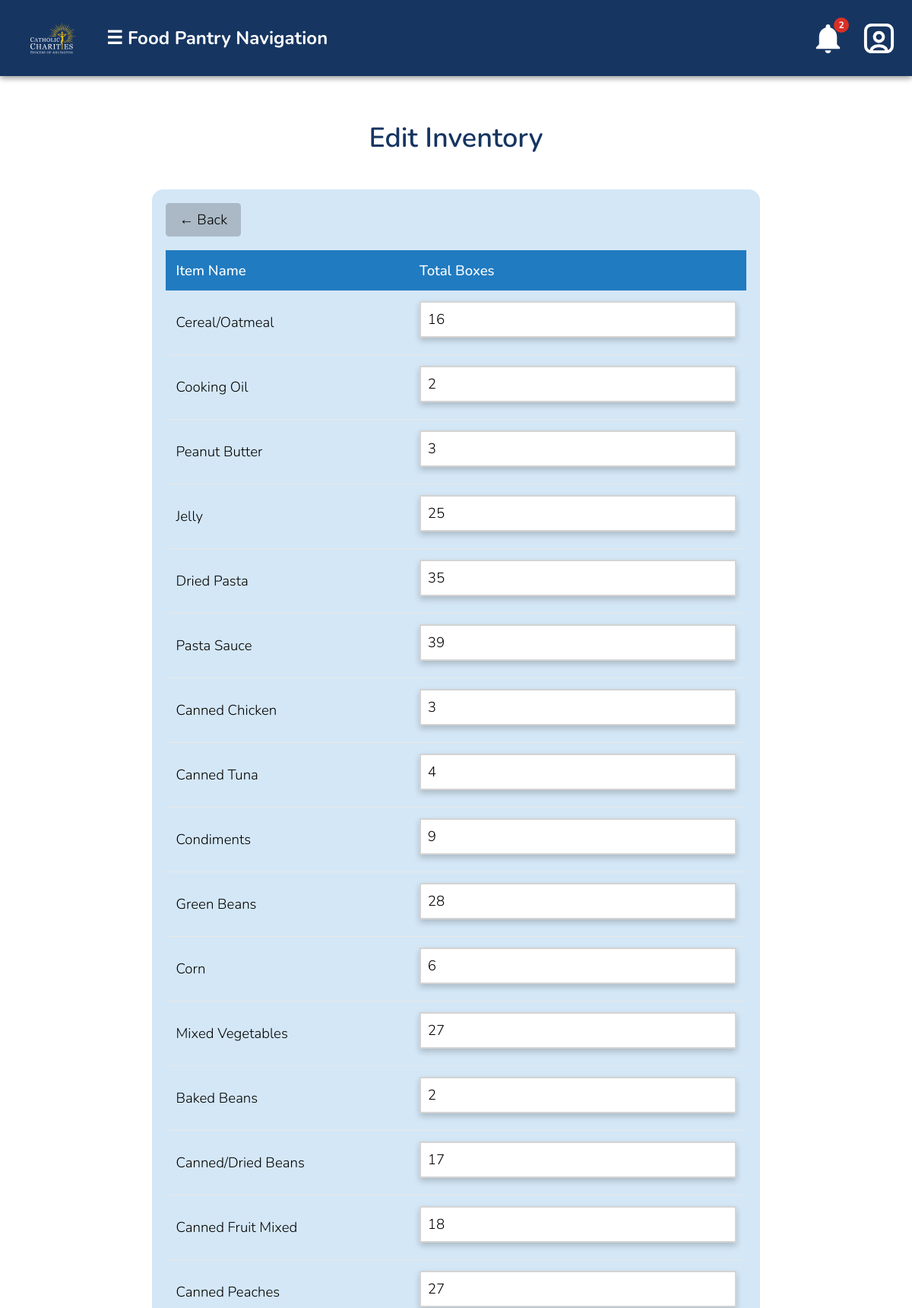
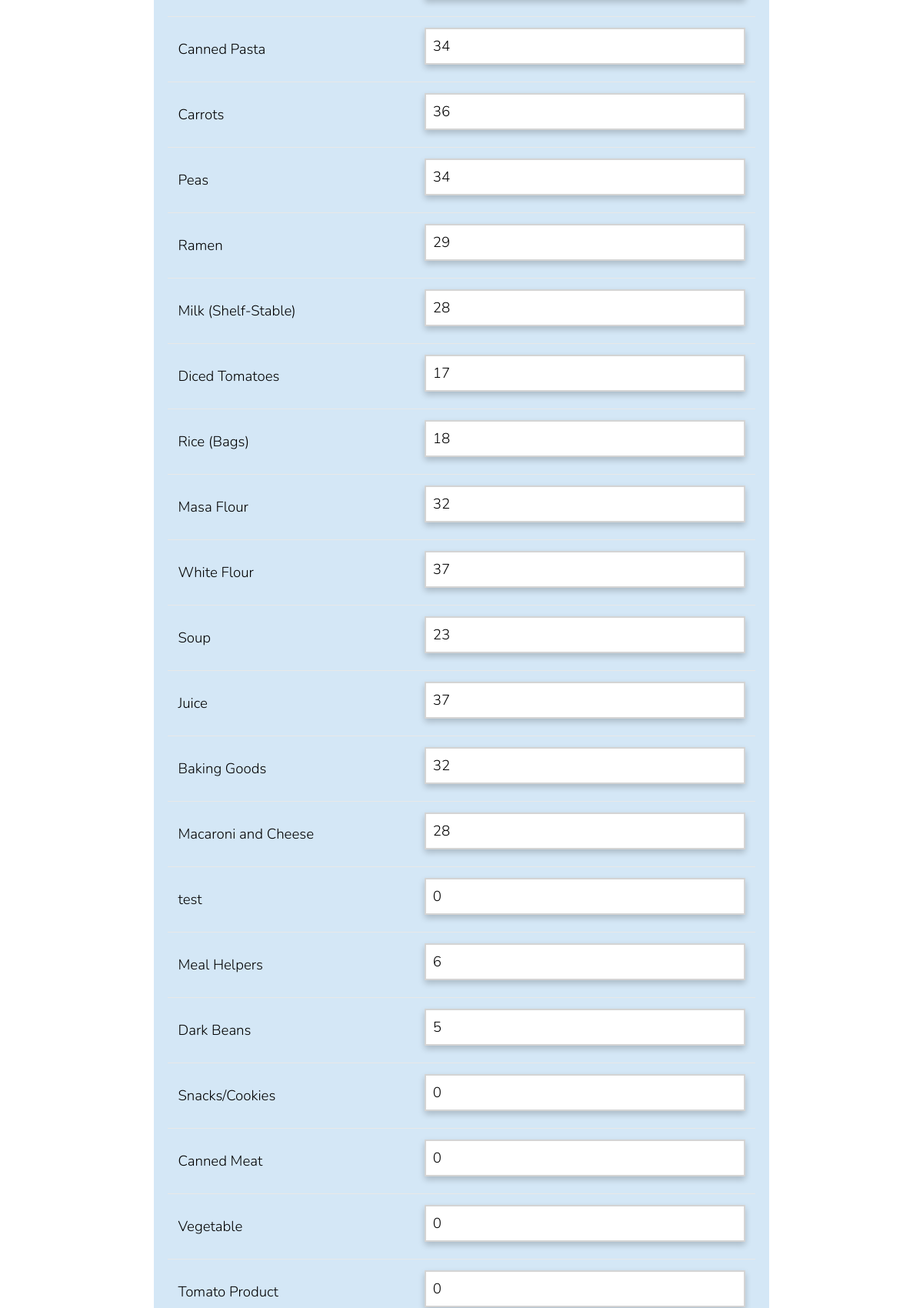
Screenshot of /editInventory.php (signed in, upper part) with the database file from the repository (2 pictures, top to bottom).
### tables this page shows
CREATE TABLE `dbinventory` (
  `id` int(11) NOT NULL,
  `item_category_id` int(11) NOT NULL,
  `category_name` varchar(100) NOT NULL,
  `current_quantity` int(11) NOT NULL,
  `minimum_quantity` int(11) NOT NULL,
  `allocated_quantity` int(11) NOT NULL
);

### database/dbInventory.php (called while the page is built, shortened)
<?php
include_once(dirname(__FILE__).'/../domain/InventoryItem.php');
include_once(dirname(__FILE__).'/dbNotifications.php');
function getAllInventoryItems() {
    $con = connect();
    $query = "SELECT * FROM dbinventory ORDER BY id";
    $result = mysqli_query($con, $query);
    $inventoryItems = array();
    while ($row = mysqli_fetch_assoc($result)) {
        $inventoryItem = new InventoryItem($row['id'], $row['item_category_id'], $row['category_name'], $row['current_quantity'], $row['minimum_quantity'], $row['allocated_quantity']);
        $inventoryItems[] = $inventoryItem;
    }
    return $inventoryItems;
}

### domain/InventoryItem.php (called while the page is built, shortened)
<?php
class InventoryItem {
    private $id;
    private $category_name;
    private $current_quantity;
    function __construct($id, $item_category_id, $category_name, $current_quantity, $minimum_quantity, $allocated_quantity) {
        $this->id = $id;
        $this->category_name = $category_name;
        $this->current_quantity = $current_quantity;
    }
    function getId() {
        return $this->id;
    }
    function getCategoryName() {
        return $this->category_name;
    }
    function getCurrentQuantity() {
        return $this->current_quantity;
    }
}

### editInventory.php (the view, shortened to what this page needs)
<?php
    require_once('database/dbInventory.php');
    $items = getAllInventoryItems();
?>
<!DOCTYPE html>
<html>
<head>
    <?php require_once('universal.inc') ?>
</head>
<pageheader>
    <h1 class="title" style="margin-bottom: 0;">Edit Inventory</h1>
</pageheader>
<body>
    <?php require_once('header.php') ?>
    <main class="edit-container">
        <a href="inventory.php" class="back-btn" style="margin-top: 0;">← Back</a>
        <form method="POST">
            <table class="modify-table">
                <thead>
                    <tr>
                        <th>Item Name</th>
                        <th>Total Boxes</th>
                    </tr>
                </thead>
                <tbody>
                    <?php foreach($items as $item): ?>
                        <tr>
                            <td><?= htmlspecialchars($item->getCategoryName()) ?></td>
                            <td>
                                <input type="number"
                                       name="total_boxes_<?= $item->getId() ?>"
                                       value="<?= htmlspecialchars($item->getCurrentQuantity()) ?>"
                                       min="0"
                                       class="updateInv-qty">
                            </td>
                        </tr>
                    <?php endforeach; ?>
                </tbody>
            </table>
        </form>
    </main>
</body>
</html>

### css/base.css (style rules this page uses)
html, body, header, main, footer, div, span, p, h1, h2, h3, h4, h5, h6, ul, ol, li, input, select, textarea, form, section, label, table, td, tr, th, form, fieldset, em, button, a { padding: 0; margin: 0; font-size: inherit; font-family: inherit; font-weight: inherit; text-decoration: none; font-style: normal; box-sizing: border-box; text-align: left; list-style-type: none; border-spacing: 0; }
:root { --page-background-color: white; --page-font-color: black; --inactive-font-color: #d0d0d0; --inactive-background-color: rgb(31,31,33); --standout-background: #fafafa; --happy-toast-background-color: #5D7E61; --happy-toast-font-color: rgb(255, 255, 255); --info-toast-background-color: #2f2f2f; --info-toast-font-color: white; --error-toast-background-color: #A66654; --error-toast-font-color: rgb(255, 255, 255); --shadow-and-border-color: #e8e8e8; --main-color: #207BC1; --accent-color: #EABD3C; --secondary-accent-color: #163561; --wv-accent-color: #111111; --wv-accent-foreground: #ffffff; --wv-bg-light: #ffffff; --wv-text-dark: #111111; --wv-muted-text: #6b6b6b; --calendar-event-color: #333333; --calendar-event-color-hover: #000000; --calendar-today-border: 2px solid #000000; --button-font-color: #ffffff; --button-padding: 0.5rem 1.5rem; --button-border-radius: 0.25rem; --standard-border: 1px solid #111111; --light-border: 1px solid #e5e5e5; --text-field-border: 2px solid #d4d4d4; --cancel-button-background-color: #000000; --error-color: #000000; font-size: 18px; font-family: 'Montserrat'; font-weight: 300; font-size: 18px; font-family: 'Montserrat'; font-weight: 300; font-size: 18px; font-family: 'Montserrat'; font-weight: 300; font-size: 18px; font-family: 'Montserrat'; font-weight: 300; }
body { background-color: var(--page-background-color); color: var(--page-font-color); font-family: 'Montserrat'; }
main:not(.login):not(.calendar-view):not(.dashboard) { padding: 1rem; }
input[type=text], input[type=password], input[type=date], input[type=email], input[type=number], input[type=tel], select, textarea, .pseudo-input, .pseudo-input-disabled { border: var(--text-field-border); border-radius: 0; padding: 0.5rem; width: 100%; background-color: var(--page-background-color); margin-bottom: 0.5rem; scroll-margin: 7.5rem; box-shadow: 0px 4px 8px rgba(0,0,0,0.2); color: black; }
h1 { font-size: 1.5rem; font-weight: 500; margin-bottom: 2rem; background-color: var(#4d98f3); color: var(--secondary-accent-color); width: 100%; text-align: center; padding: 1rem; }

### editInventory.php (style rules this page uses)
pageheader { margin-top: 3rem; display: flex; justify-content: center; align-items: center; }
.title { text-align: center; height: 3.5rem; width:auto; font-size: 2rem; font-weight: 600; color: var(--secondary-accent-color); padding-top: .4rem; border-radius: 10px; background-color: #ffffffee; }
.edit-container { max-width: 800px; margin: 2rem auto; padding: 1.5rem; background-color: #D4E7F6; border-radius: 15px; }
.modify-table { width: 100%; border-collapse: collapse; margin-bottom: 1.5rem; }
.modify-table th { background-color: var(--main-color); color: var(--button-font-color); padding: 0.75rem; text-align: left; font-weight: 500; position: sticky; top: 100px; }
.modify-table td { padding: 0.75rem; border-bottom: 1px solid var(--shadow-and-border-color); color: var(--page-font-color); }
.updateInv-qty { width: 80px; box-sizing: border-box; padding: 0.4rem 0.6rem; border: 1px solid var(--shadow-and-border-color); border-radius: 0.25rem; background-color: rgba(0,0,0,0.05); color: var(--page-font-color); }
.back-btn { display: inline-block; margin-bottom: 1rem; padding: 0.5rem 1rem; background-color: rgba(0,0,0,0.2); color: var(--page-font-color); text-decoration: none; border-radius: 0.25rem; }

### rows the page displays
dbinventory: category_name "Cereal/Oatmeal", current_quantity "16"
dbinventory: category_name "Cooking Oil", id+current_quantity "2"
dbinventory: category_name "Peanut Butter", id+current_quantity "3"
dbinventory: category_name "Jelly", current_quantity "25"
dbinventory: category_name "Dried Pasta", current_quantity "35"
dbinventory: category_name "Pasta Sauce", current_quantity "39"
dbinventory: category_name "Canned Chicken", current_quantity "3"
dbinventory: category_name "Canned Tuna", current_quantity "4"
dbinventory: category_name "Condiments", id+current_quantity "9"
dbinventory: category_name "Green Beans", current_quantity "28"
dbinventory: category_name "Corn", current_quantity "6"
dbinventory: category_name "Mixed Vegetables", current_quantity "27"
dbinventory: category_name "Baked Beans", current_quantity "2"
dbinventory: category_name "Canned/Dried Beans", current_quantity "17"
dbinventory: category_name "Canned Fruit Mixed", current_quantity "18"
dbinventory: category_name "Canned Peaches", current_quantity "27"
dbinventory: category_name "Canned Pasta", current_quantity "34"
dbinventory: category_name "Carrots", current_quantity "36"
dbinventory: category_name "Peas", current_quantity "34"
dbinventory: category_name "Ramen", current_quantity "29"
dbinventory: category_name "Milk (Shelf-Stable)", current_quantity "28"
dbinventory: category_name "Diced Tomatoes", current_quantity "17"
dbinventory: category_name "Rice (Bags)", current_quantity "18"
dbinventory: category_name "Masa Flour", current_quantity "32"
dbinventory: category_name "White Flour", current_quantity "37"
dbinventory: category_name "Soup", current_quantity "23"
dbinventory: category_name "Juice", current_quantity "37"
dbinventory: category_name "Baking Goods", current_quantity "32"
dbinventory: category_name "Macaroni and Cheese", current_quantity "28"
dbinventory: category_name "test", current_quantity "0"
dbinventory: category_name "Meal Helpers", current_quantity "6"
dbinventory: category_name "Dark Beans", current_quantity "5"
dbinventory: category_name "Snacks/Cookies", current_quantity "0"
dbinventory: category_name "Canned Meat", current_quantity "0"
dbinventory: category_name "Vegetable", current_quantity "0"
dbinventory: category_name "Tomato Product", current_quantity "0"
